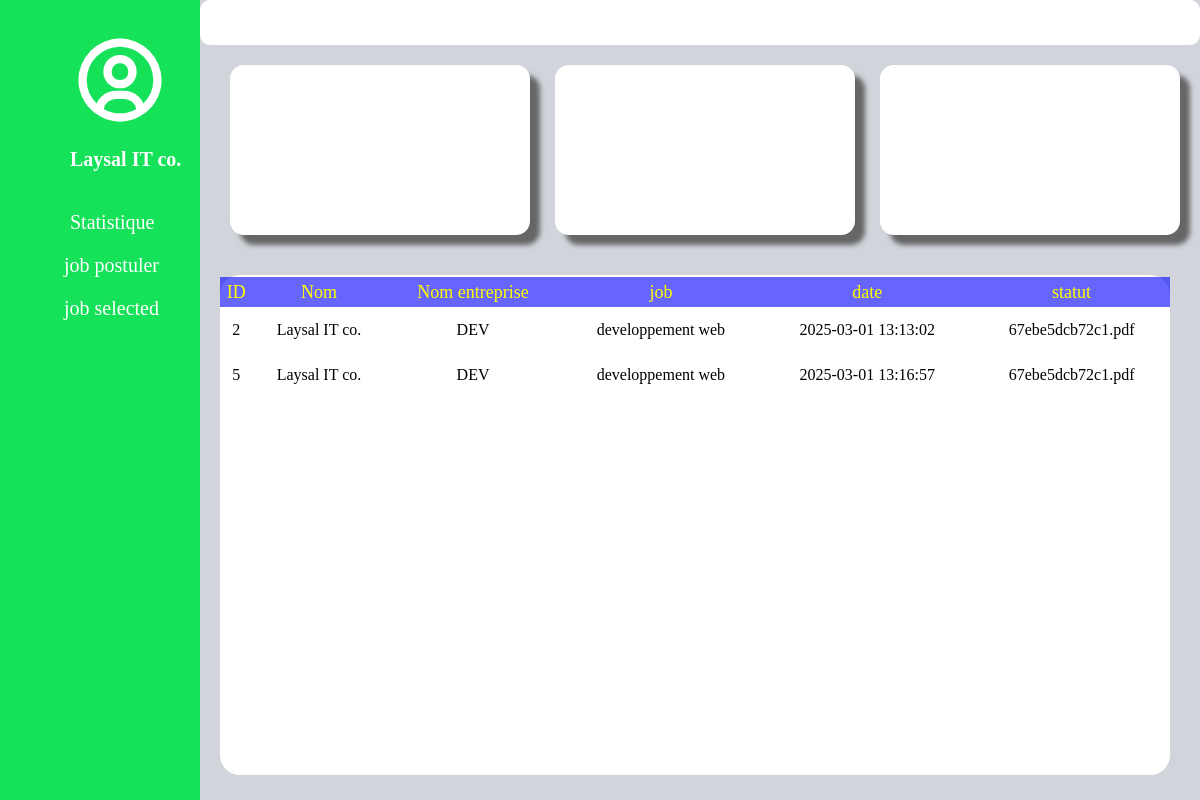
/project/user/selectionner.php (signed in), run on the app's committed database.
### tables this page shows
CREATE TABLE IF NOT EXISTS `selected` (
  `id` int NOT NULL AUTO_INCREMENT,
  `idjob` int DEFAULT NULL,
  `ident` int DEFAULT NULL,
  `idselecte` int DEFAULT NULL,
  `adresse` varchar(100) DEFAULT NULL,
  `montant` float DEFAULT NULL,
  `datet` timestamp NULL DEFAULT CURRENT_TIMESTAMP,
  `cv` varchar(200) DEFAULT NULL,
  PRIMARY KEY (`id`),
  KEY `idjob` (`idjob`),
  KEY `ident` (`ident`),
  KEY `idselecte` (`idselecte`)
);

CREATE TABLE IF NOT EXISTS `user` (
  `user_id` int NOT NULL AUTO_INCREMENT,
  `name` varchar(100) NOT NULL,
  `second_name` varchar(70) DEFAULT NULL,
  `email` varchar(100) NOT NULL,
  `date_of_b` date DEFAULT NULL,
  `password` varchar(50) NOT NULL,
  `role` enum('candidate','employer','admin') NOT NULL,
  `gender` varchar(10) DEFAULT NULL,
  `phone` varchar(30) DEFAULT NULL,
  `image` varchar(100) NOT NULL,
  `town` varchar(50) NOT NULL,
  `country` varchar(50) NOT NULL,
  `company_type` varchar(30) NOT NULL,
  `company_num` varchar(70) NOT NULL,
  `created_at` datetime DEFAULT CURRENT_TIMESTAMP,
  `updated_at` datetime DEFAULT CURRENT_TIMESTAMP ON UPDATE CURRENT_TIMESTAMP,
  PRIMARY KEY (`user_id`),
  UNIQUE KEY `email` (`email`)
);

CREATE TABLE IF NOT EXISTS `job_post` (
  `job_post_id` int NOT NULL AUTO_INCREMENT,
  `user_id` int NOT NULL,
  `title` varchar(255) NOT NULL,
  `description` text,
  `requirement` text,
  `qualification` text,
  `salary_range` varchar(100) DEFAULT NULL,
  `part_time` varchar(20) DEFAULT NULL,
  `day_shift` varchar(20) DEFAULT NULL,
  `post_date` datetime DEFAULT CURRENT_TIMESTAMP,
  `state` varchar(50) DEFAULT 'active',
  `created_at` datetime DEFAULT CURRENT_TIMESTAMP,
  `updated_at` datetime DEFAULT CURRENT_TIMESTAMP ON UPDATE CURRENT_TIMESTAMP,
  `skills` text,
  `town` varchar(100) DEFAULT NULL,
  `country` varchar(100) DEFAULT NULL,
  PRIMARY KEY (`job_post_id`),
  KEY `user_id` (`user_id`)
);

### project/user/selectionner.php (the view, shortened to what this page needs)
<?php
     $nom = $_SESSION['name'];
    $id = $_SESSION['user_id'];
     $host = "localhost";
    $dbname = "job";
    $user = "root";
    $password = "";
      $conn=mysqli_connect($host,$user,$password,$dbname);
    ?>
<!DOCTYPE html>
<html lang="en">
<head>
</head>
<body>
<div class="nav">
        <div>
        </div>
        <h1 class=" text-white name"><?php echo$nom;?></h1>
         <div class="tre">
            <a href="" class="liste">Statistique</a>
            <div class="perspar">
            <a href="index.php" class="pers"> job postuler  </a>
            </div>
            <div class="perspar">
            <a href="" class="pers"> job selected  </a>
            </div>
         </div>
    </div>
    <div class="contenaire">
        <div class="navcontaire"></div>
        <div class="divcarte">
            <div class="cartes"></div>
            <div class="cartes1"></div>
            <div class="cartes2"></div>
        </div>
        <div class="tabler">
        <table class="" cellspacing="0">
          <th class="">
            <tr class="titre">
                <td>ID</td>
                <td>Nom </td>
                <td>Nom entreprise</td>
                <td>job</td>
                <td>date</td>
                <td>statut</td>
            </tr>
          </th>
           <?php
           $re=mysqli_query($conn,"SELECT * FROM selected where idselecte =$id");
           while ($req=mysqli_fetch_assoc($re)) {
            $tr=$req['ident'];
            $namee="SELECT * FROM user where user_id=$tr";
            $sze=mysqli_query($conn,$namee);
            $az=mysqli_fetch_assoc($sze);
            $ent=$az['name'];
            $idj=$req['idjob'];
             $idjob="SELECT * FROM job_post where job_post_id=$idj";
             $idr=mysqli_query($conn,$idjob);
             $row2=mysqli_fetch_assoc($idr);
             $idnamjob=$row2['title']
           ?>
           <tr class="result">
            <td><?php echo$req['id'] ?></td>
            <td><?php echo$nom?></td>
            <td><?php echo$ent ?></td>
            <td><?php echo$idnamjob ?></td>
            <td><?php echo$req['datet'] ?></td>
            <td><?php echo$req['cv']?></td>
           </tr>
           <?php  }?>
       </table>
        </div>
    </div>
</body>
</html>

### project/user/selectionner.php (style rules this page uses)
* { margin: 0; }
.tre { margin-top: 40px; }
.liste { border: hidden; color: white; font-size: 20px; text-decoration: none; margin-left: 70px; }
.perspar { margin-top: 20px; }
.pers { text-decoration: none; color: white; padding-top: 30px; font-size: 20px; margin-left: 64px; }
body { width: 100%; display: flex; overflow-y: hidden; overflow-x: hidden; background-color: rgba(209, 213, 219, 1); }
.nav { width: 20%; height: 800px; background-color: rgb(21, 226, 89); }
.sve { margin-top: 30px; margin-left: 70px; }
.name { color: white; margin-top: 14px; margin-left: 70px; font-size: 20px; }
.contenaire { width: 80%; width: 100%; }
.navcontaire { width: 100%; height: 45px; background-color: white; border-radius: 10px; }
.divcarte { display: flex; margin-top: 20px; width: 100%; }
.cartes { border-radius: 14px; margin-left: 30px; width: 30%; height: 170px; background-color: white; box-shadow: 10px 10px 5px #666; }
.cartes1 { border-radius: 14px; margin-left: 25px; width: 30%; height: 170px; background-color: white; box-shadow: 10px 10px 5px #666; }
.cartes2 { border-radius: 14px; margin-left: 25px; width: 30%; height: 170px; background-color: white; box-shadow: 10px 10px 5px #666; }
.tabler { margin-top: 40px; margin-left: 20px; border-radius: 20px; width: 95%; height: 500px; background-color: white; }
table { width: 100%; }
.titre { height: 30px; color: yellow; font-weight: bo; width: 100%; text-align: center; font-size: 18px; border-radius: 20px; background-color: rgba(0, 0, 255, 0.6); }
.result { width: 100%; height: 45px; text-align: center; border-bottom: 4px solid gray; }

### data on the page
selected: id "2", user.name "DEV", job_post.title "developpement web", datet "2025-03-01 13:13:02", cv "67ebe5dcb72c1.pdf"
selected: id "5", user.name "DEV", job_post.title "developpement web", datet "2025-03-01 13:16:57", cv "67ebe5dcb72c1.pdf"

### other printed values
$nom "Laysal IT co."
